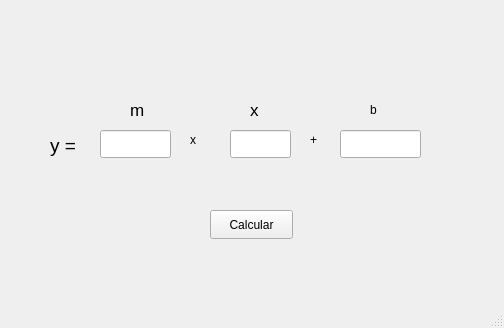
<?xml version="1.0" encoding="UTF-8"?>
<ui version="4.0">
 <class>MainWindow</class>
 <widget class="QMainWindow" name="MainWindow">
  <property name="geometry">
   <rect>
    <x>0</x>
    <y>0</y>
    <width>504</width>
    <height>328</height>
   </rect>
  </property>
  <property name="windowTitle">
   <string>MainWindow</string>
  </property>
  <widget class="QWidget" name="centralwidget">
   <widget class="QPushButton" name="btnCalcular">
    <property name="geometry">
     <rect>
      <x>210</x>
      <y>210</y>
      <width>83</width>
      <height>29</height>
     </rect>
    </property>
    <property name="text">
     <string>Calcular</string>
    </property>
   </widget>
   <widget class="QLineEdit" name="txtM">
    <property name="geometry">
     <rect>
      <x>100</x>
      <y>130</y>
      <width>71</width>
      <height>28</height>
     </rect>
    </property>
   </widget>
   <widget class="QLabel" name="label_4">
    <property name="geometry">
     <rect>
      <x>50</x>
      <y>130</y>
      <width>31</width>
      <height>31</height>
     </rect>
    </property>
    <property name="font">
     <font>
      <pointsize>14</pointsize>
     </font>
    </property>
    <property name="text">
     <string>y =</string>
    </property>
   </widget>
   <widget class="QLineEdit" name="txtB">
    <property name="geometry">
     <rect>
      <x>340</x>
      <y>130</y>
      <width>81</width>
      <height>28</height>
     </rect>
    </property>
   </widget>
   <widget class="QLabel" name="label_2">
    <property name="geometry">
     <rect>
      <x>130</x>
      <y>100</y>
      <width>21</width>
      <height>20</height>
     </rect>
    </property>
    <property name="font">
     <font>
      <pointsize>13</pointsize>
     </font>
    </property>
    <property name="text">
     <string>m</string>
    </property>
   </widget>
   <widget class="QLineEdit" name="txtX">
    <property name="geometry">
     <rect>
      <x>230</x>
      <y>130</y>
      <width>61</width>
      <height>28</height>
     </rect>
    </property>
   </widget>
   <widget class="QLabel" name="label_3">
    <property name="geometry">
     <rect>
      <x>250</x>
      <y>100</y>
      <width>21</width>
      <height>20</height>
     </rect>
    </property>
    <property name="font">
     <font>
      <pointsize>13</pointsize>
     </font>
    </property>
    <property name="text">
     <string>x</string>
    </property>
   </widget>
   <widget class="QLabel" name="label_5">
    <property name="geometry">
     <rect>
      <x>370</x>
      <y>100</y>
      <width>21</width>
      <height>20</height>
     </rect>
    </property>
    <property name="text">
     <string>b</string>
    </property>
   </widget>
   <widget class="QLabel" name="label_6">
    <property name="geometry">
     <rect>
      <x>190</x>
      <y>130</y>
      <width>21</width>
      <height>20</height>
     </rect>
    </property>
    <property name="text">
     <string>x</string>
    </property>
   </widget>
   <widget class="QLabel" name="label_7">
    <property name="geometry">
     <rect>
      <x>310</x>
      <y>130</y>
      <width>21</width>
      <height>20</height>
     </rect>
    </property>
    <property name="text">
     <string>+</string>
    </property>
   </widget>
  </widget>
  <widget class="QMenuBar" name="menubar">
   <property name="geometry">
    <rect>
     <x>0</x>
     <y>0</y>
     <width>504</width>
     <height>26</height>
    </rect>
   </property>
  </widget>
  <widget class="QStatusBar" name="statusbar"/>
 </widget>
 <resources/>
 <connections/>
</ui>
